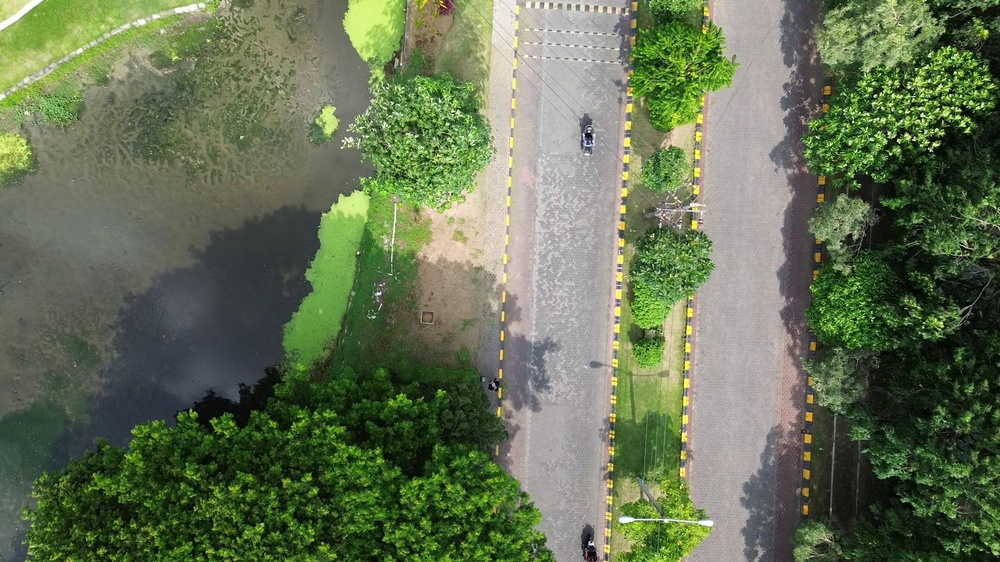
#> input picture dataset2/frame_20250206_072846_184100.jpg, 1000 x 562 px, shrunk from 1920 x 1080 before the run; its folder holds 4 pictures in this run
$ python optimized.py
#> lines starting #> are read from the running program, lines starting #| are printed output that depends on the picture
import cv2
import numpy as np
import os
from tqdm import tqdm

def compute_homographies(images):
    sift = cv2.SIFT_create()
    homographies = [np.eye(3)]

    print("Computing homographies...")
    for i in tqdm(range(len(images) - 1), desc="Matching images"):
        img1_gray = cv2.cvtColor(images[i], cv2.COLOR_BGR2GRAY)
        img2_gray = cv2.cvtColor(images[i+1], cv2.COLOR_BGR2GRAY)

        kp1, des1 = sift.detectAndCompute(img1_gray, None)
        kp2, des2 = sift.detectAndCompute(img2_gray, None)

        if des1 is None or des2 is None or len(des1) < 2 or len(des2) < 2:
            print(f"Skipping pair {i}-{i+1}, descriptors missing or too few.")
            homographies.append(homographies[-1].copy())
            continue


        bf = cv2.BFMatcher()
        matches = bf.knnMatch(des1, des2, k=2)

        good = [m for m, n in matches if m.distance < 0.75 * n.distance]

        if len(good) < 20:
            print(f"Skipping pair {i}-{i+1}, not enough good matches.")
            homographies.append(homographies[-1].copy())
            continue

        src_pts = np.float32([kp1[m.queryIdx].pt for m in good]).reshape(-1, 1, 2)
        dst_pts = np.float32([kp2[m.trainIdx].pt for m in good]).reshape(-1, 1, 2)

        H, _ = cv2.findHomography(dst_pts, src_pts, cv2.RANSAC)

        if H is not None:
            H_global = homographies[-1] @ H
            homographies.append(H_global)
        else:
            print(f"Skipping pair {i}-{i+1}, homography failed.")
            homographies.append(homographies[-1].copy())

    return homographies

def get_canvas_size(images, homographies):
    corners = []
    for img, H in zip(images, homographies):
        h, w = img.shape[:2]
        pts = np.float32([[0,0], [0,h], [w,h], [w,0]]).reshape(-1, 1, 2)
        warped_pts = cv2.perspectiveTransform(pts, H)
        corners.append(warped_pts)

    all_pts = np.concatenate(corners, axis=0)
    [xmin, ymin] = np.int32(all_pts.min(axis=0).ravel())
    [xmax, ymax] = np.int32(all_pts.max(axis=0).ravel())
    return xmin, ymin, xmax, ymax

def stitch_images(images, homographies):
    print("Stitching final image...")
    xmin, ymin, xmax, ymax = get_canvas_size(images, homographies)
    translation = np.array([[1, 0, -xmin], [0, 1, -ymin], [0, 0, 1]])
    result_shape = (xmax - xmin, ymax - ymin)

    result = np.zeros((result_shape[1], result_shape[0], 3), dtype=np.uint8)

    for img, H in tqdm(zip(images, homographies), desc="Warping and blending", total=len(images)):
        warped = cv2.warpPerspective(img, translation @ H, result_shape)

        # Create mask and blend
        mask = (warped > 0).astype(np.uint8) * 255
        mask = cv2.cvtColor(mask, cv2.COLOR_BGR2GRAY)
        mask_inv = cv2.bitwise_not(mask)

        roi = cv2.bitwise_and(result, result, mask=mask_inv)
        warped_fg = cv2.bitwise_and(warped, warped, mask=mask)

        result = cv2.add(roi, warped_fg)

    return result

def stitch_from_folder(folder_path):
#> called with folder_path = 'dataset2'
    image_files = sorted([
        os.path.join(folder_path, f)
        for f in os.listdir(folder_path)
        if f.lower().endswith(('.jpg', '.jpeg', '.png'))
    ])

    if len(image_files) < 2:
        print("Need at least two images to stitch.")
        return None

    images = [cv2.imread(f) for f in image_files]
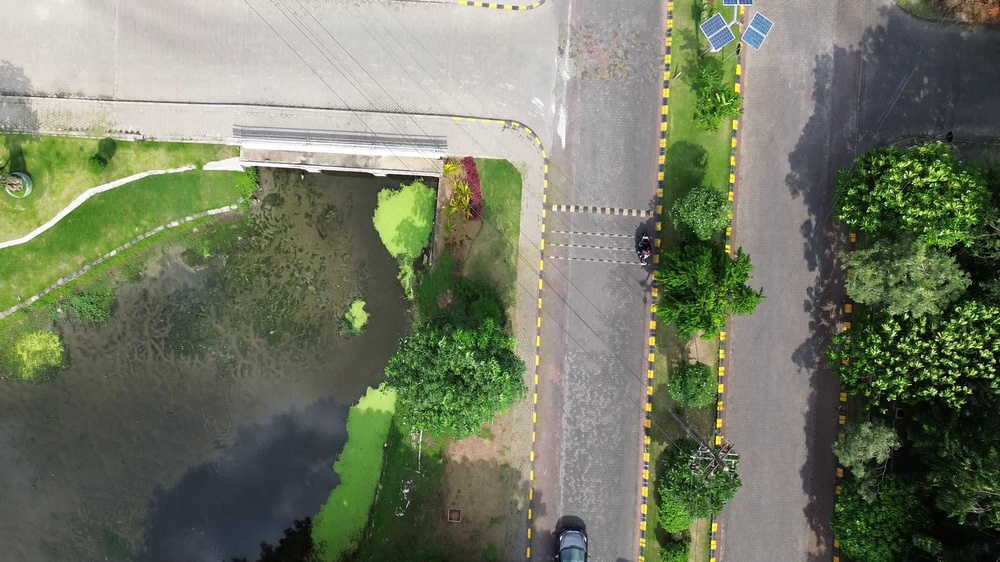
#> input picture dataset2/frame_20250206_072850_054633.jpg, 1000 x 562 px, shrunk from 1920 x 1080 before the run
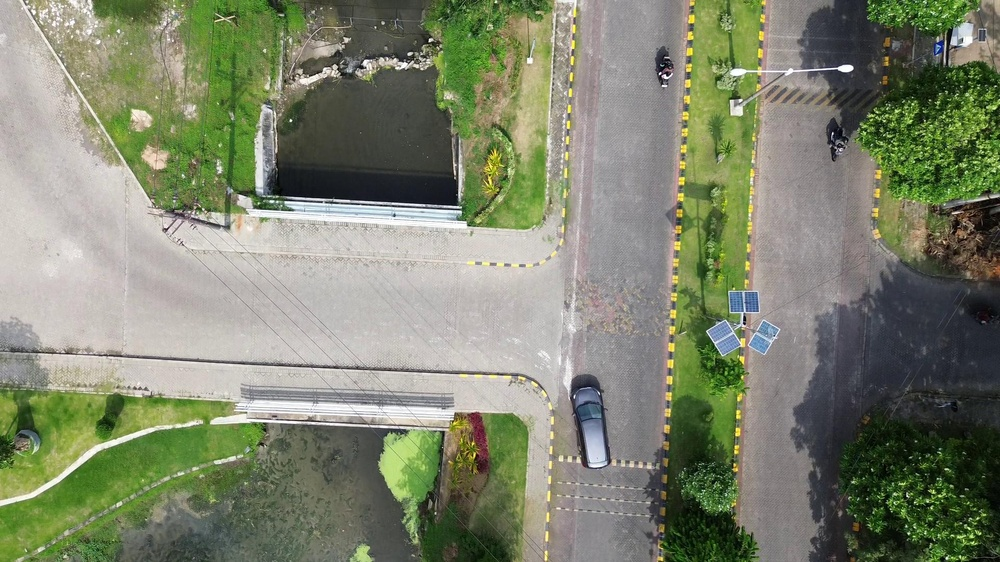
#> input picture dataset2/frame_20250206_072853_925166.jpg, 1000 x 562 px, shrunk from 1920 x 1080 before the run
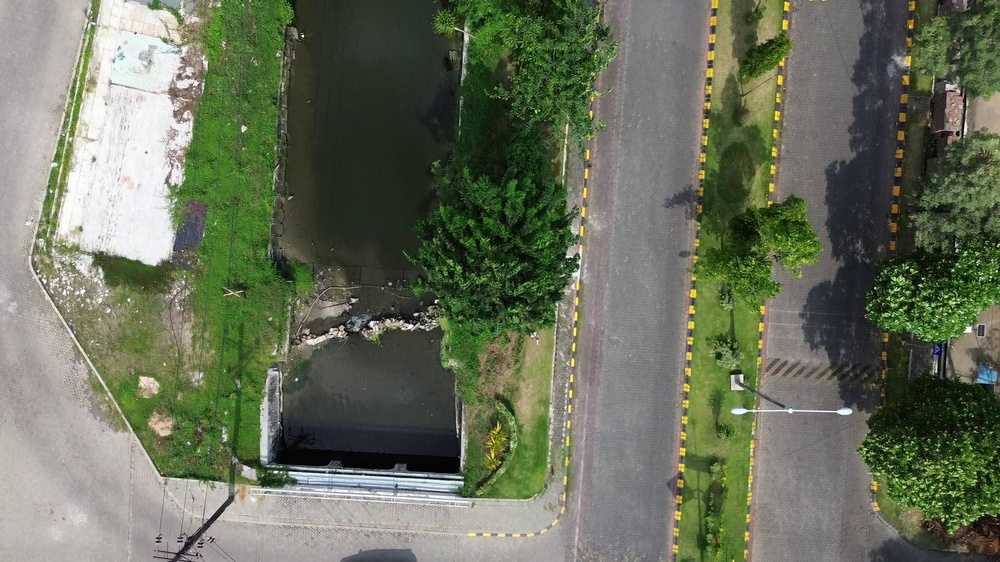
#> input picture dataset2/frame_20250206_072857_795700.jpg, 1000 x 562 px, shrunk from 1920 x 1080 before the run
#> images = 4 items
    homographies = compute_homographies(images)
#> the loop in compute_homographies, `for i in tqdm(range(len(images) - 1), desc="Matching images"):` made 3 passes
#> (matches, good) on passes 1 to 3: (5315 matches, 318 matches), (3327 matches, 322 matches), (3566 matches, 425 matches)
#> homographies = 4 items
    stitched = stitch_images(images, homographies)
#> the loop in get_canvas_size, `for img, H in zip(images, homographies):` made 4 passes
#> (H, warped_pts) on pass 1: ([[1, 0, 0], [0, 1, 0], [0, 0, 1]], [[0, 0], [0, 562], [1000, 562], [1000, 0]])
#> in get_canvas_size, `all_pts = np.concatenate(corners, axis=0)`: all_pts = 16 rows, first 8: [0, 0], [0, 562], [1000, 562], [1000, 0], [-39.97, -203.2], [-28.56, 367.5], [977.4, 363.4], [988.9, -211.3]
#> in get_canvas_size, `[xmin, ymin] = np.int32(all_pts.min(axis=0).ravel())`: xmin = -96; ymin = -829
#> in get_canvas_size, `[xmax, ymax] = np.int32(all_pts.max(axis=0).ravel())`: xmax = 1012; ymax = 562
#> in stitch_images, `xmin, ymin, xmax, ymax = get_canvas_size(images, homographies)`: xmin = -96; ymin = -829; xmax = 1012; ymax = 562
#> in stitch_images, `translation = np.array([[1, 0, -xmin], [0, 1, -ymin], [0, 0, 1]])`: translation = [[1, 0, 96], [0, 1, 829], [0, 0, 1]]
#> in stitch_images, `result_shape = (xmax - xmin, ymax - ymin)`: result_shape = (1108, 1391)
#> the loop in stitch_images, `for img, H in tqdm(zip(images, homographies), desc="Warping and blendi..` made 4 passes
#> H on pass 1: [[1, 0, 0], [0, 1, 0], [0, 0, 1]]
#> pass 1, in stitch_images, `mask_inv = cv2.bitwise_not(mask)`:
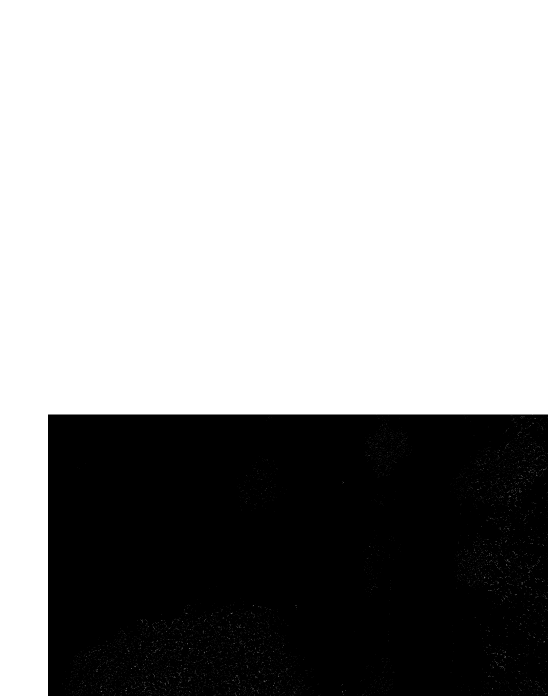
#> mask_inv: shape (1391, 1108) (shown at 1/2 size); min 0, max 255, mean 162.3
#> after the loop in stitch_images, `for img, H in tqdm(zip(images, homographies), desc="Warping and blendi..`:
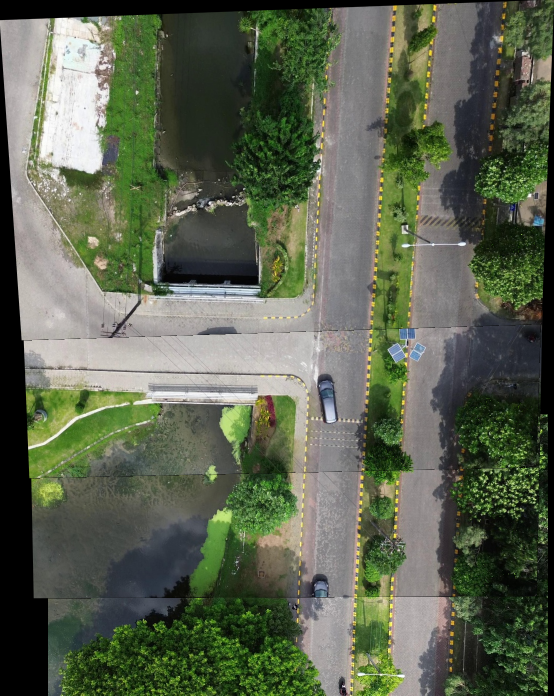
#> result: shape (1391, 1108, 3) (shown at 1/2 size); mean B, G, R 80, 99.9, 91.9
#> after the loop in stitch_images, `for img, H in tqdm(zip(images, homographies), desc="Warping and blendi..`:
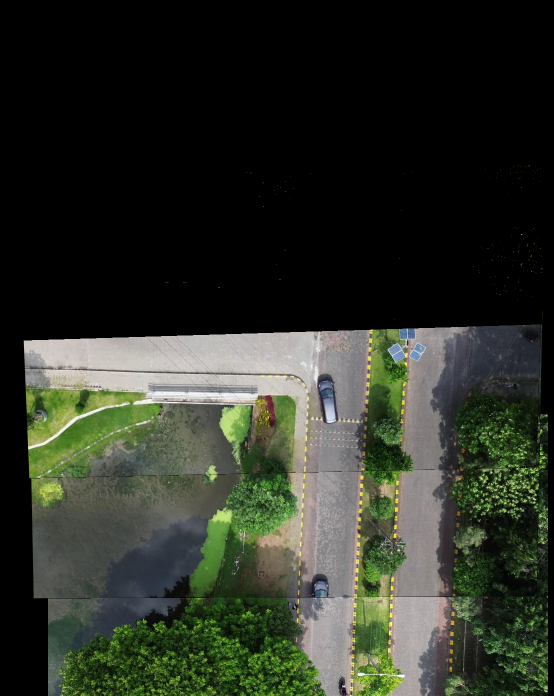
#> roi: shape (1391, 1108, 3) (shown at 1/2 size); mean B, G, R 39.4, 49.9, 45.3
#> after the loop in stitch_images, `for img, H in tqdm(zip(images, homographies), desc="Warping and blendi..`:
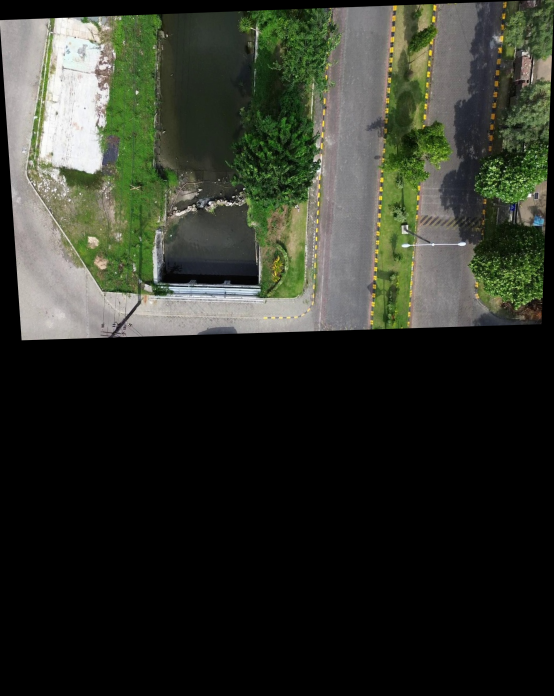
#> warped: shape (1391, 1108, 3) (shown at 1/2 size); mean B, G, R 40.6, 49.9, 46.6
    return stitched

# === USAGE ===
folder_path = 'dataset2'  # Ganti sesuai folder
result = stitch_from_folder(folder_path)

if result is not None:
    cv2.imwrite('stitched_two_pass_output.jpg', result)
    cv2.imshow('Stitched Result', result)
    cv2.waitKey(0)
    cv2.destroyAllWindows()
